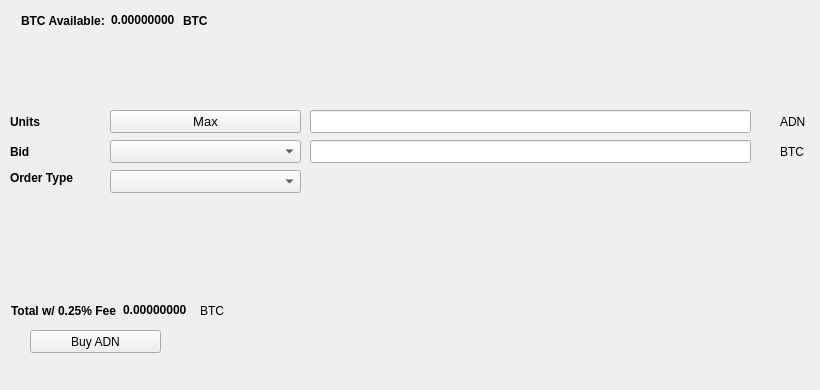
   <widget class="QWidget" name="BuyTab">
    <attribute name="title">
     <string>Buy</string>
    </attribute>
    <widget class="QPushButton" name="BuyADN">
     <property name="geometry">
      <rect>
       <x>30</x>
       <y>330</y>
       <width>131</width>
       <height>23</height>
      </rect>
     </property>
     <property name="text">
      <string>Buy ADN</string>
     </property>
     <property name="icon">
      <iconset resource="../adn.qrc">
       <normaloff>:/icons/bitcoin</normaloff>:/icons/bitcoin</iconset>
     </property>
    </widget>
    <widget class="QLabel" name="label_3">
     <property name="geometry">
      <rect>
       <x>10</x>
       <y>110</y>
       <width>46</width>
       <height>23</height>
      </rect>
     </property>
     <property name="font">
      <font>
       <weight>75</weight>
       <bold>true</bold>
      </font>
     </property>
     <property name="text">
      <string>Units</string>
     </property>
    </widget>
    <widget class="QLineEdit" name="UnitsInput">
     <property name="geometry">
      <rect>
       <x>310</x>
       <y>110</y>
       <width>441</width>
       <height>23</height>
      </rect>
     </property>
     <property name="font">
      <font>
       <pointsize>9</pointsize>
       <weight>75</weight>
       <bold>true</bold>
      </font>
     </property>
    </widget>
    <widget class="QLineEdit" name="BuyBidPriceEdit">
     <property name="geometry">
      <rect>
       <x>310</x>
       <y>140</y>
       <width>441</width>
       <height>23</height>
      </rect>
     </property>
     <property name="font">
      <font>
       <pointsize>9</pointsize>
       <weight>75</weight>
       <bold>true</bold>
      </font>
     </property>
    </widget>
    <widget class="QLabel" name="label_4">
     <property name="geometry">
      <rect>
       <x>780</x>
       <y>110</y>
       <width>31</width>
       <height>23</height>
      </rect>
     </property>
     <property name="text">
      <string>ADN</string>
     </property>
    </widget>
    <widget class="QLabel" name="label_5">
     <property name="geometry">
      <rect>
       <x>780</x>
       <y>140</y>
       <width>31</width>
       <height>23</height>
      </rect>
     </property>
     <property name="text">
      <string>BTC</string>
     </property>
    </widget>
    <widget class="QLabel" name="label_6">
     <property name="geometry">
      <rect>
       <x>10</x>
       <y>140</y>
       <width>46</width>
       <height>23</height>
      </rect>
     </property>
     <property name="font">
      <font>
       <weight>75</weight>
       <bold>true</bold>
      </font>
     </property>
     <property name="text">
      <string>Bid</string>
     </property>
    </widget>
    <widget class="QLabel" name="label_7">
     <property name="geometry">
      <rect>
       <x>10</x>
       <y>170</y>
       <width>91</width>
       <height>16</height>
      </rect>
     </property>
     <property name="font">
      <font>
       <weight>75</weight>
       <bold>true</bold>
      </font>
     </property>
     <property name="text">
      <string>Order Type</string>
     </property>
    </widget>
    <widget class="QPushButton" name="Buy_Max_Amount">
     <property name="geometry">
      <rect>
       <x>110</x>
       <y>110</y>
       <width>191</width>
       <height>23</height>
      </rect>
     </property>
     <property name="font">
      <font>
       <pointsize>10</pointsize>
      </font>
     </property>
     <property name="text">
      <string>Max</string>
     </property>
    </widget>
    <widget class="QComboBox" name="BuyBidcomboBox">
     <property name="geometry">
      <rect>
       <x>110</x>
       <y>140</y>
       <width>191</width>
       <height>23</height>
      </rect>
     </property>
     <property name="font">
      <font>
       <pointsize>10</pointsize>
      </font>
     </property>
    </widget>
    <widget class="QComboBox" name="buyOrdertypeCombo">
     <property name="geometry">
      <rect>
       <x>110</x>
       <y>170</y>
       <width>191</width>
       <height>23</height>
      </rect>
     </property>
     <property name="font">
      <font>
       <pointsize>10</pointsize>
      </font>
     </property>
    </widget>
    <widget class="QWidget" name="layoutWidget1">
     <property name="geometry">
      <rect>
       <x>21</x>
       <y>11</y>
       <width>227</width>
       <height>19</height>
      </rect>
     </property>
     <layout class="QHBoxLayout" name="horizontalLayout_3">
      <item>
       <widget class="QLabel" name="label232">
        <property name="font">
         <font>
          <weight>75</weight>
          <bold>true</bold>
         </font>
        </property>
        <property name="text">
         <string>BTC Available:</string>
        </property>
       </widget>
      </item>
      <item>
       <widget class="QLabel" name="BtcAvailableLbl">
        <property name="palette">
         <palette>
          <active>
           <colorrole role="WindowText">
            <brush brushstyle="SolidPattern">
             <color alpha="255">
              <red>0</red>
              <green>0</green>
              <blue>0</blue>
             </color>
            </brush>
           </colorrole>
           <colorrole role="Button">
            <brush brushstyle="SolidPattern">
             <color alpha="255">
              <red>0</red>
              <green>170</green>
              <blue>0</blue>
             </color>
            </brush>
           </colorrole>
           <colorrole role="Light">
            <brush brushstyle="SolidPattern">
             <color alpha="255">
              <red>0</red>
              <green>255</green>
              <blue>0</blue>
             </color>
            </brush>
           </colorrole>
           <colorrole role="Midlight">
            <brush brushstyle="SolidPattern">
             <color alpha="255">
              <red>0</red>
              <green>212</green>
              <blue>0</blue>
             </color>
            </brush>
           </colorrole>
           <colorrole role="Dark">
            <brush brushstyle="SolidPattern">
             <color alpha="255">
              <red>0</red>
              <green>85</green>
              <blue>0</blue>
             </color>
            </brush>
           </colorrole>
           <colorrole role="Mid">
            <brush brushstyle="SolidPattern">
             <color alpha="255">
              <red>0</red>
              <green>113</green>
              <blue>0</blue>
             </color>
            </brush>
           </colorrole>
           <colorrole role="Text">
            <brush brushstyle="SolidPattern">
             <color alpha="255">
              <red>0</red>
              <green>170</green>
              <blue>0</blue>
             </color>
            </brush>
           </colorrole>
           <colorrole role="BrightText">
            <brush brushstyle="SolidPattern">
             <color alpha="255">
              <red>255</red>
              <green>255</green>
              <blue>255</blue>
             </color>
            </brush>
           </colorrole>
           <colorrole role="ButtonText">
            <brush brushstyle="SolidPattern">
             <color alpha="255">
              <red>0</red>
              <green>0</green>
              <blue>0</blue>
             </color>
            </brush>
           </colorrole>
           <colorrole role="Base">
            <brush brushstyle="SolidPattern">
             <color alpha="255">
              <red>255</red>
              <green>255</green>
              <blue>255</blue>
             </color>
            </brush>
           </colorrole>
           <colorrole role="Window">
            <brush brushstyle="SolidPattern">
             <color alpha="255">
              <red>0</red>
              <green>170</green>
              <blue>0</blue>
             </color>
            </brush>
           </colorrole>
           <colorrole role="Shadow">
            <brush brushstyle="SolidPattern">
             <color alpha="255">
              <red>0</red>
              <green>0</green>
              <blue>0</blue>
             </color>
            </brush>
           </colorrole>
           <colorrole role="AlternateBase">
            <brush brushstyle="SolidPattern">
             <color alpha="255">
              <red>127</red>
              <green>212</green>
              <blue>127</blue>
             </color>
            </brush>
           </colorrole>
           <colorrole role="ToolTipBase">
            <brush brushstyle="SolidPattern">
             <color alpha="255">
              <red>255</red>
              <green>255</green>
              <blue>220</blue>
             </color>
            </brush>
           </colorrole>
           <colorrole role="ToolTipText">
            <brush brushstyle="SolidPattern">
             <color alpha="255">
              <red>0</red>
              <green>0</green>
              <blue>0</blue>
             </color>
            </brush>
           </colorrole>
          </active>
          <inactive>
           <colorrole role="WindowText">
            <brush brushstyle="SolidPattern">
             <color alpha="255">
              <red>0</red>
              <green>0</green>
              <blue>0</blue>
             </color>
            </brush>
           </colorrole>
           <colorrole role="Button">
            <brush brushstyle="SolidPattern">
             <color alpha="255">
              <red>0</red>
              <green>170</green>
              <blue>0</blue>
             </color>
            </brush>
           </colorrole>
           <colorrole role="Light">
            <brush brushstyle="SolidPattern">
             <color alpha="255">
              <red>0</red>
              <green>255</green>
              <blue>0</blue>
             </color>
            </brush>
           </colorrole>
           <colorrole role="Midlight">
            <brush brushstyle="SolidPattern">
             <color alpha="255">
              <red>0</red>
              <green>212</green>
              <blue>0</blue>
             </color>
            </brush>
           </colorrole>
           <colorrole role="Dark">
            <brush brushstyle="SolidPattern">
             <color alpha="255">
              <red>0</red>
              <green>85</green>
              <blue>0</blue>
             </color>
            </brush>
           </colorrole>
           <colorrole role="Mid">
            <brush brushstyle="SolidPattern">
             <color alpha="255">
              <red>0</red>
              <green>113</green>
              <blue>0</blue>
             </color>
            </brush>
           </colorrole>
           <colorrole role="Text">
            <brush brushstyle="SolidPattern">
             <color alpha="255">
              <red>0</red>
              <green>170</green>
              <blue>0</blue>
             </color>
            </brush>
           </colorrole>
           <colorrole role="BrightText">
            <brush brushstyle="SolidPattern">
             <color alpha="255">
              <red>255</red>
              <green>255</green>
              <blue>255</blue>
             </color>
            </brush>
           </colorrole>
           <colorrole role="ButtonText">
            <brush brushstyle="SolidPattern">
             <color alpha="255">
              <red>0</red>
              <green>0</green>
              <blue>0</blue>
             </color>
            </brush>
           </colorrole>
           <colorrole role="Base">
            <brush brushstyle="SolidPattern">
             <color alpha="255">
              <red>255</red>
              <green>255</green>
              <blue>255</blue>
             </color>
            </brush>
           </colorrole>
           <colorrole role="Window">
            <brush brushstyle="SolidPattern">
             <color alpha="255">
              <red>0</red>
              <green>170</green>
              <blue>0</blue>
             </color>
            </brush>
           </colorrole>
           <colorrole role="Shadow">
            <brush brushstyle="SolidPattern">
             <color alpha="255">
              <red>0</red>
              <green>0</green>
              <blue>0</blue>
             </color>
            </brush>
           </colorrole>
           <colorrole role="AlternateBase">
            <brush brushstyle="SolidPattern">
             <color alpha="255">
              <red>127</red>
              <green>212</green>
              <blue>127</blue>
             </color>
            </brush>
           </colorrole>
           <colorrole role="ToolTipBase">
            <brush brushstyle="SolidPattern">
             <color alpha="255">
              <red>255</red>
              <green>255</green>
              <blue>220</blue>
             </color>
            </brush>
           </colorrole>
           <colorrole role="ToolTipText">
            <brush brushstyle="SolidPattern">
             <color alpha="255">
              <red>0</red>
              <green>0</green>
              <blue>0</blue>
             </color>
            </brush>
           </colorrole>
          </inactive>
          <disabled>
           <colorrole role="WindowText">
            <brush brushstyle="SolidPattern">
             <color alpha="255">
              <red>0</red>
              <green>85</green>
              <blue>0</blue>
             </color>
            </brush>
           </colorrole>
           <colorrole role="Button">
            <brush brushstyle="SolidPattern">
             <color alpha="255">
              <red>0</red>
              <green>170</green>
              <blue>0</blue>
             </color>
            </brush>
           </colorrole>
           <colorrole role="Light">
            <brush brushstyle="SolidPattern">
             <color alpha="255">
              <red>0</red>
              <green>255</green>
              <blue>0</blue>
             </color>
            </brush>
           </colorrole>
           <colorrole role="Midlight">
            <brush brushstyle="SolidPattern">
             <color alpha="255">
              <red>0</red>
              <green>212</green>
              <blue>0</blue>
             </color>
            </brush>
           </colorrole>
           <colorrole role="Dark">
            <brush brushstyle="SolidPattern">
             <color alpha="255">
              <red>0</red>
              <green>85</green>
              <blue>0</blue>
             </color>
            </brush>
           </colorrole>
           <colorrole role="Mid">
            <brush brushstyle="SolidPattern">
             <color alpha="255">
              <red>0</red>
              <green>113</green>
              <blue>0</blue>
             </color>
            </brush>
           </colorrole>
           <colorrole role="Text">
            <brush brushstyle="SolidPattern">
             <color alpha="255">
              <red>0</red>
              <green>85</green>
              <blue>0</blue>
             </color>
            </brush>
           </colorrole>
           <colorrole role="BrightText">
            <brush brushstyle="SolidPattern">
             <color alpha="255">
              <red>255</red>
              <green>255</green>
              <blue>255</blue>
             </color>
            </brush>
           </colorrole>
           <colorrole role="ButtonText">
            <brush brushstyle="SolidPattern">
             <color alpha="255">
              <red>0</red>
              <green>85</green>
              <blue>0</blue>
             </color>
            </brush>
           </colorrole>
           <colorrole role="Base">
            <brush brushstyle="SolidPattern">
             <color alpha="255">
              <red>0</red>
              <green>170</green>
              <blue>0</blue>
             </color>
            </brush>
           </colorrole>
           <colorrole role="Window">
            <brush brushstyle="SolidPattern">
             <color alpha="255">
              <red>0</red>
              <green>170</green>
              <blue>0</blue>
             </color>
            </brush>
           </colorrole>
           <colorrole role="Shadow">
            <brush brushstyle="SolidPattern">
             <color alpha="255">
              <red>0</red>
              <green>0</green>
              <blue>0</blue>
             </color>
            </brush>
           </colorrole>
           <colorrole role="AlternateBase">
            <brush brushstyle="SolidPattern">
             <color alpha="255">
              <red>0</red>
              <green>170</green>
              <blue>0</blue>
             </color>
            </brush>
           </colorrole>
           <colorrole role="ToolTipBase">
            <brush brushstyle="SolidPattern">
             <color alpha="255">
              <red>255</red>
              <green>255</green>
              <blue>220</blue>
             </color>
            </brush>
           </colorrole>
           <colorrole role="ToolTipText">
            <brush brushstyle="SolidPattern">
             <color alpha="255">
              <red>0</red>
              <green>0</green>
              <blue>0</blue>
             </color>
            </brush>
           </colorrole>
          </disabled>
         </palette>
        </property>
        <property name="font">
         <font>
          <weight>75</weight>
          <bold>true</bold>
         </font>
        </property>
        <property name="text">
         <string>0.00000000</string>
        </property>
        <property name="textInteractionFlags">
         <set>Qt::LinksAccessibleByMouse|Qt::TextSelectableByKeyboard|Qt::TextSelectableByMouse</set>
        </property>
       </widget>
      </item>
      <item>
       <widget class="QLabel" name="BtcAvailableLbl_2">
        <property name="font">
         <font>
          <weight>75</weight>
          <bold>true</bold>
         </font>
        </property>
        <property name="text">
         <string>BTC</string>
        </property>
       </widget>
      </item>
     </layout>
    </widget>
    <widget class="QWidget" name="layoutWidge2">
     <property name="geometry">
      <rect>
       <x>11</x>
       <y>301</y>
       <width>259</width>
       <height>19</height>
      </rect>
     </property>
     <layout class="QHBoxLayout" name="horizontalLayout_4">
      <item>
       <widget class="QLabel" name="label_9">
        <property name="font">
         <font>
          <weight>75</weight>
          <bold>true</bold>
         </font>
        </property>
        <property name="text">
         <string>Total w/ 0.25% Fee</string>
        </property>
       </widget>
      </item>
      <item>
       <widget class="QLabel" name="BuyCostLabel">
        <property name="palette">
         <palette>
          <active>
           <colorrole role="WindowText">
            <brush brushstyle="SolidPattern">
             <color alpha="255">
              <red>0</red>
              <green>0</green>
              <blue>0</blue>
             </color>
            </brush>
           </colorrole>
           <colorrole role="Button">
            <brush brushstyle="SolidPattern">
             <color alpha="255">
              <red>0</red>
              <green>170</green>
              <blue>0</blue>
             </color>
            </brush>
           </colorrole>
           <colorrole role="Light">
            <brush brushstyle="SolidPattern">
             <color alpha="255">
              <red>0</red>
              <green>255</green>
              <blue>0</blue>
             </color>
            </brush>
           </colorrole>
           <colorrole role="Midlight">
            <brush brushstyle="SolidPattern">
             <color alpha="255">
              <red>0</red>
              <green>212</green>
              <blue>0</blue>
             </color>
            </brush>
           </colorrole>
           <colorrole role="Dark">
            <brush brushstyle="SolidPattern">
             <color alpha="255">
              <red>0</red>
              <green>85</green>
              <blue>0</blue>
             </color>
            </brush>
           </colorrole>
           <colorrole role="Mid">
            <brush brushstyle="SolidPattern">
             <color alpha="255">
              <red>0</red>
              <green>113</green>
              <blue>0</blue>
             </color>
            </brush>
           </colorrole>
           <colorrole role="Text">
            <brush brushstyle="SolidPattern">
             <color alpha="255">
              <red>0</red>
              <green>170</green>
              <blue>0</blue>
             </color>
            </brush>
           </colorrole>
           <colorrole role="BrightText">
            <brush brushstyle="SolidPattern">
             <color alpha="255">
              <red>255</red>
              <green>255</green>
              <blue>255</blue>
             </color>
            </brush>
           </colorrole>
           <colorrole role="ButtonText">
            <brush brushstyle="SolidPattern">
             <color alpha="255">
              <red>0</red>
              <green>0</green>
              <blue>0</blue>
             </color>
            </brush>
           </colorrole>
           <colorrole role="Base">
            <brush brushstyle="SolidPattern">
             <color alpha="255">
              <red>255</red>
              <green>255</green>
              <blue>255</blue>
             </color>
            </brush>
           </colorrole>
           <colorrole role="Window">
            <brush brushstyle="SolidPattern">
             <color alpha="255">
              <red>0</red>
              <green>170</green>
              <blue>0</blue>
             </color>
            </brush>
           </colorrole>
           <colorrole role="Shadow">
            <brush brushstyle="SolidPattern">
             <color alpha="255">
              <red>0</red>
              <green>0</green>
              <blue>0</blue>
             </color>
            </brush>
           </colorrole>
           <colorrole role="AlternateBase">
            <brush brushstyle="SolidPattern">
             <color alpha="255">
              <red>127</red>
              <green>212</green>
              <blue>127</blue>
             </color>
            </brush>
           </colorrole>
           <colorrole role="ToolTipBase">
            <brush brushstyle="SolidPattern">
             <color alpha="255">
              <red>255</red>
              <green>255</green>
              <blue>220</blue>
             </color>
            </brush>
           </colorrole>
           <colorrole role="ToolTipText">
            <brush brushstyle="SolidPattern">
             <color alpha="255">
              <red>0</red>
              <green>0</green>
              <blue>0</blue>
             </color>
            </brush>
           </colorrole>
          </active>
          <inactive>
           <colorrole role="WindowText">
            <brush brushstyle="SolidPattern">
             <color alpha="255">
              <red>0</red>
              <green>0</green>
              <blue>0</blue>
             </color>
            </brush>
           </colorrole>
           <colorrole role="Button">
            <brush brushstyle="SolidPattern">
             <color alpha="255">
              <red>0</red>
              <green>170</green>
              <blue>0</blue>
             </color>
            </brush>
           </colorrole>
           <colorrole role="Light">
            <brush brushstyle="SolidPattern">
             <color alpha="255">
              <red>0</red>
              <green>255</green>
              <blue>0</blue>
             </color>
            </brush>
           </colorrole>
           <colorrole role="Midlight">
            <brush brushstyle="SolidPattern">
             <color alpha="255">
              <red>0</red>
              <green>212</green>
              <blue>0</blue>
             </color>
            </brush>
           </colorrole>
           <colorrole role="Dark">
            <brush brushstyle="SolidPattern">
             <color alpha="255">
              <red>0</red>
              <green>85</green>
              <blue>0</blue>
             </color>
            </brush>
           </colorrole>
           <colorrole role="Mid">
            <brush brushstyle="SolidPattern">
             <color alpha="255">
              <red>0</red>
              <green>113</green>
              <blue>0</blue>
             </color>
            </brush>
           </colorrole>
           <colorrole role="Text">
            <brush brushstyle="SolidPattern">
             <color alpha="255">
              <red>0</red>
              <green>170</green>
              <blue>0</blue>
             </color>
            </brush>
           </colorrole>
           <colorrole role="BrightText">
            <brush brushstyle="SolidPattern">
             <color alpha="255">
              <red>255</red>
              <green>255</green>
              <blue>255</blue>
             </color>
            </brush>
           </colorrole>
           <colorrole role="ButtonText">
            <brush brushstyle="SolidPattern">
             <color alpha="255">
              <red>0</red>
              <green>0</green>
              <blue>0</blue>
             </color>
            </brush>
           </colorrole>
           <colorrole role="Base">
            <brush brushstyle="SolidPattern">
             <color alpha="255">
              <red>255</red>
              <green>255</green>
              <blue>255</blue>
             </color>
            </brush>
           </colorrole>
           <colorrole role="Window">
            <brush brushstyle="SolidPattern">
             <color alpha="255">
              <red>0</red>
              <green>170</green>
              <blue>0</blue>
             </color>
            </brush>
           </colorrole>
           <colorrole role="Shadow">
            <brush brushstyle="SolidPattern">
             <color alpha="255">
              <red>0</red>
              <green>0</green>
              <blue>0</blue>
             </color>
            </brush>
           </colorrole>
           <colorrole role="AlternateBase">
            <brush brushstyle="SolidPattern">
             <color alpha="255">
              <red>127</red>
              <green>212</green>
              <blue>127</blue>
             </color>
            </brush>
           </colorrole>
           <colorrole role="ToolTipBase">
            <brush brushstyle="SolidPattern">
             <color alpha="255">
              <red>255</red>
              <green>255</green>
              <blue>220</blue>
             </color>
            </brush>
           </colorrole>
           <colorrole role="ToolTipText">
            <brush brushstyle="SolidPattern">
             <color alpha="255">
              <red>0</red>
              <green>0</green>
              <blue>0</blue>
             </color>
            </brush>
           </colorrole>
          </inactive>
          <disabled>
           <colorrole role="WindowText">
            <brush brushstyle="SolidPattern">
             <color alpha="255">
              <red>0</red>
              <green>85</green>
              <blue>0</blue>
             </color>
            </brush>
           </colorrole>
           <colorrole role="Button">
            <brush brushstyle="SolidPattern">
             <color alpha="255">
              <red>0</red>
              <green>170</green>
              <blue>0</blue>
             </color>
            </brush>
           </colorrole>
           <colorrole role="Light">
            <brush brushstyle="SolidPattern">
             <color alpha="255">
              <red>0</red>
              <green>255</green>
              <blue>0</blue>
             </color>
            </brush>
           </colorrole>
           <colorrole role="Midlight">
            <brush brushstyle="SolidPattern">
             <color alpha="255">
              <red>0</red>
              <green>212</green>
              <blue>0</blue>
             </color>
            </brush>
           </colorrole>
           <colorrole role="Dark">
            <brush brushstyle="SolidPattern">
             <color alpha="255">
              <red>0</red>
              <green>85</green>
              <blue>0</blue>
             </color>
            </brush>
           </colorrole>
           <colorrole role="Mid">
            <brush brushstyle="SolidPattern">
             <color alpha="255">
              <red>0</red>
              <green>113</green>
              <blue>0</blue>
             </color>
            </brush>
           </colorrole>
           <colorrole role="Text">
            <brush brushstyle="SolidPattern">
             <color alpha="255">
              <red>0</red>
              <green>85</green>
              <blue>0</blue>
             </color>
            </brush>
           </colorrole>
           <colorrole role="BrightText">
            <brush brushstyle="SolidPattern">
             <color alpha="255">
              <red>255</red>
              <green>255</green>
              <blue>255</blue>
             </color>
            </brush>
           </colorrole>
           <colorrole role="ButtonText">
            <brush brushstyle="SolidPattern">
             <color alpha="255">
              <red>0</red>
              <green>85</green>
              <blue>0</blue>
             </color>
            </brush>
           </colorrole>
           <colorrole role="Base">
            <brush brushstyle="SolidPattern">
             <color alpha="255">
              <red>0</red>
              <green>170</green>
              <blue>0</blue>
             </color>
            </brush>
           </colorrole>
           <colorrole role="Window">
            <brush brushstyle="SolidPattern">
             <color alpha="255">
              <red>0</red>
              <green>170</green>
              <blue>0</blue>
             </color>
            </brush>
           </colorrole>
           <colorrole role="Shadow">
            <brush brushstyle="SolidPattern">
             <color alpha="255">
              <red>0</red>
              <green>0</green>
              <blue>0</blue>
             </color>
            </brush>
           </colorrole>
           <colorrole role="AlternateBase">
            <brush brushstyle="SolidPattern">
             <color alpha="255">
              <red>0</red>
              <green>170</green>
              <blue>0</blue>
             </color>
            </brush>
           </colorrole>
           <colorrole role="ToolTipBase">
            <brush brushstyle="SolidPattern">
             <color alpha="255">
              <red>255</red>
              <green>255</green>
              <blue>220</blue>
             </color>
            </brush>
           </colorrole>
           <colorrole role="ToolTipText">
            <brush brushstyle="SolidPattern">
             <color alpha="255">
              <red>0</red>
              <green>0</green>
              <blue>0</blue>
             </color>
            </brush>
           </colorrole>
          </disabled>
         </palette>
        </property>
        <property name="font">
         <font>
          <weight>75</weight>
          <bold>true</bold>
         </font>
        </property>
        <property name="autoFillBackground">
         <bool>false</bool>
        </property>
        <property name="text">
         <string>0.00000000</string>
        </property>
        <property name="textInteractionFlags">
         <set>Qt::LinksAccessibleByMouse|Qt::TextSelectableByMouse</set>
        </property>
       </widget>
      </item>
      <item>
       <widget class="QLabel" name="label_10">
        <property name="font">
         <font>
          <weight>50</weight>
          <bold>false</bold>
         </font>
        </property>
        <property name="text">
         <string>BTC</string>
        </property>
       </widget>
      </item>
     </layout>
    </widget>
    <widget class="QLabel" name="label_24">
     <property name="geometry">
      <rect>
       <x>460</x>
       <y>300</y>
       <width>281</width>
       <height>81</height>
      </rect>
     </property>
     <property name="text">
      <string/>
     </property>
     <property name="pixmap">
      <pixmap>:/images/bittrex</pixmap>
     </property>
    </widget>
   </widget>
